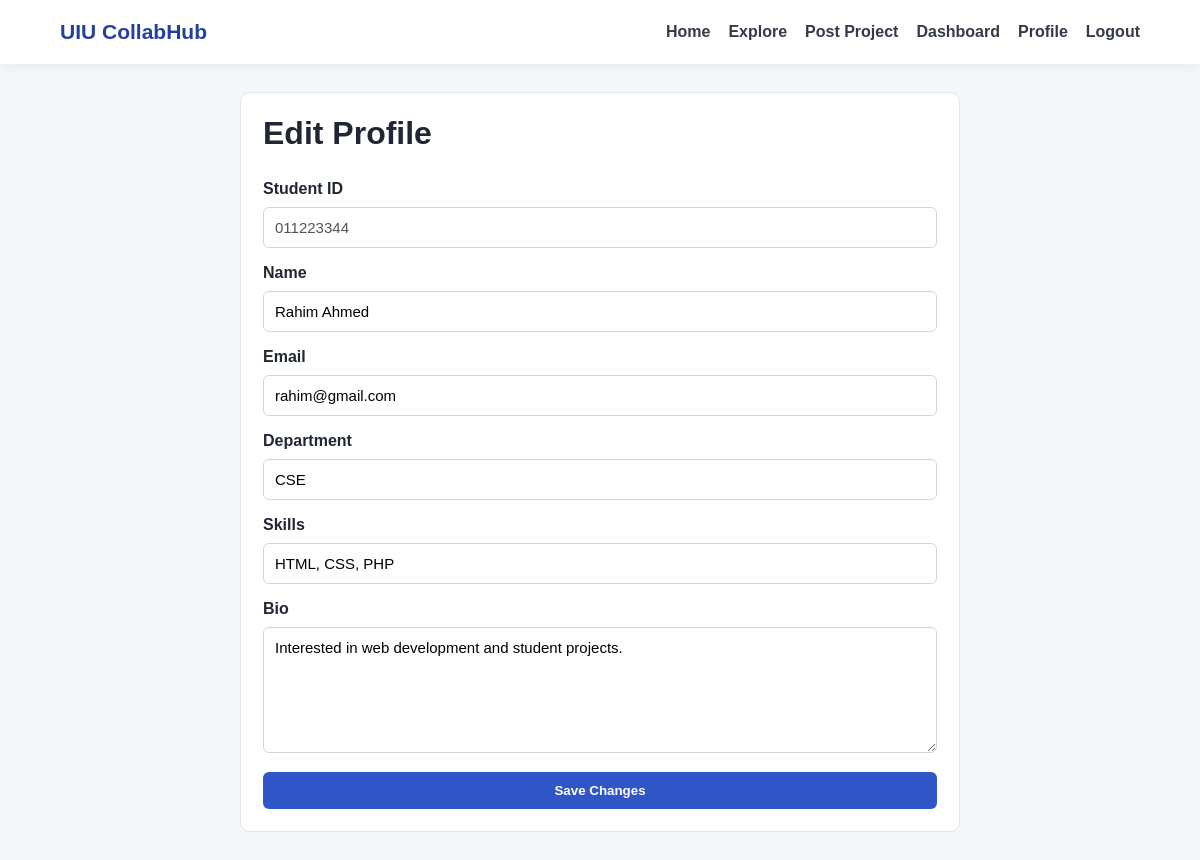
The page /edit_profile.php (signed in) on the database its author committed.
### tables this page shows
CREATE TABLE IF NOT EXISTS users (
    user_id INT PRIMARY KEY AUTO_INCREMENT,
    student_id VARCHAR(20) UNIQUE NOT NULL,
    name VARCHAR(60) NOT NULL,
    email VARCHAR(80) NOT NULL,
    department VARCHAR(30) NOT NULL,
    password VARCHAR(255) NOT NULL,
    security_question VARCHAR(150) NOT NULL,
    security_answer VARCHAR(255) NOT NULL,
    skills VARCHAR(255),
    bio VARCHAR(500)
);

### edit_profile.php (the view, shortened to what this page needs)
<?php
include 'db.php';
$user_id = (int)$_SESSION['user_id'];
$result = $conn->query("SELECT * FROM users WHERE user_id=$user_id");
$user = $result->fetch_assoc();
?>
<!DOCTYPE html>
<html lang="en">
<head>
    <link rel="stylesheet" href="style.css">
</head>
<body>
<?php include 'navbar.php'; ?>
<div class="page-container narrow-page">
    <div class="form-card">
        <h1>Edit Profile</h1>
        <form method="post">
            <label>Student ID</label>
            <input type="text" value="<?= htmlspecialchars($user['student_id']) ?>" disabled>
            <label>Name</label>
            <input type="text" name="name" value="<?= htmlspecialchars($user['name']) ?>" required>
            <label>Email</label>
            <input type="email" name="email" value="<?= htmlspecialchars($user['email']) ?>" required>
            <label>Department</label>
            <input type="text" name="department" value="<?= htmlspecialchars($user['department']) ?>" required>
            <label>Skills</label>
            <input type="text" name="skills" value="<?= htmlspecialchars($user['skills']) ?>" placeholder="HTML, CSS, PHP, MySQL">
            <label>Bio</label>
            <textarea name="bio" rows="6" placeholder="Tell other students about yourself..."><?= htmlspecialchars($user['bio']) ?></textarea>
            <button type="submit" name="saveBtn">Save Changes</button>
        </form>
    </div>
</div>
</body>
</html>

### style.css (style rules this page uses)
* { box-sizing: border-box; }
body { margin: 0; font-family: Arial, Helvetica, sans-serif; background-color: #f4f6f9; color: #202633; }
form { display: flex; flex-direction: column; gap: 9px; }
label { font-weight: bold; margin-top: 7px; }
input, select, textarea { width: 100%; padding: 11px; border: 1px solid #cfd5df; border-radius: 6px; font-family: inherit; font-size: 15px; background-color: white; }
textarea { resize: vertical; }
button, .button-link, .small-button { border: none; background-color: #2f55c7; color: white; padding: 11px 18px; border-radius: 6px; cursor: pointer; font-weight: bold; display: inline-block; text-decoration: none; }
button { margin-top: 10px; }
.page-container { width: 90%; max-width: 1180px; margin: 28px auto; }
.narrow-page { max-width: 720px; }
.form-card, .table-card { background-color: white; border-radius: 9px; padding: 22px; border: 1px solid #e2e6ed; }
.form-card h1, .form-card h2, .form-card h3 { margin-top: 0; }

### rows shown on the page
users: student "011223344", name "Rahim Ahmed", email "rahim@gmail.com", department "CSE", skills "HTML, CSS, PHP", bio "Interested in web development and student projects."
